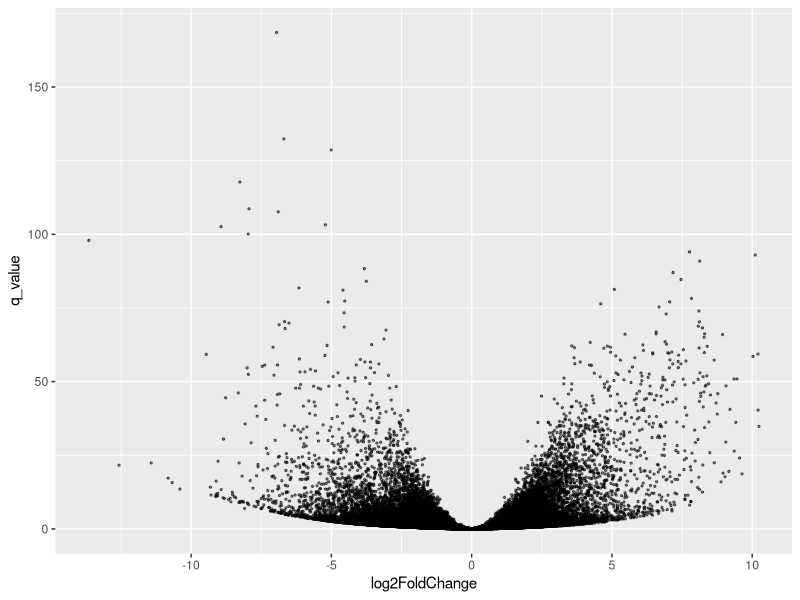
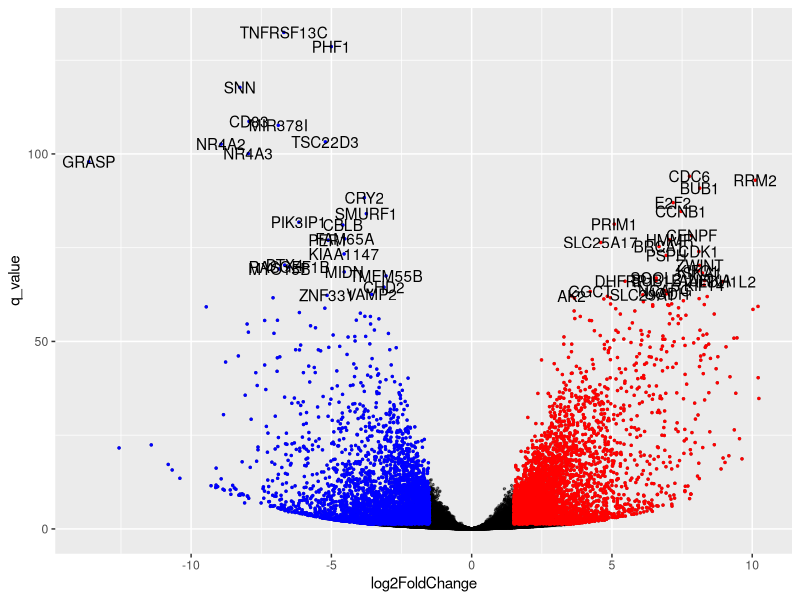
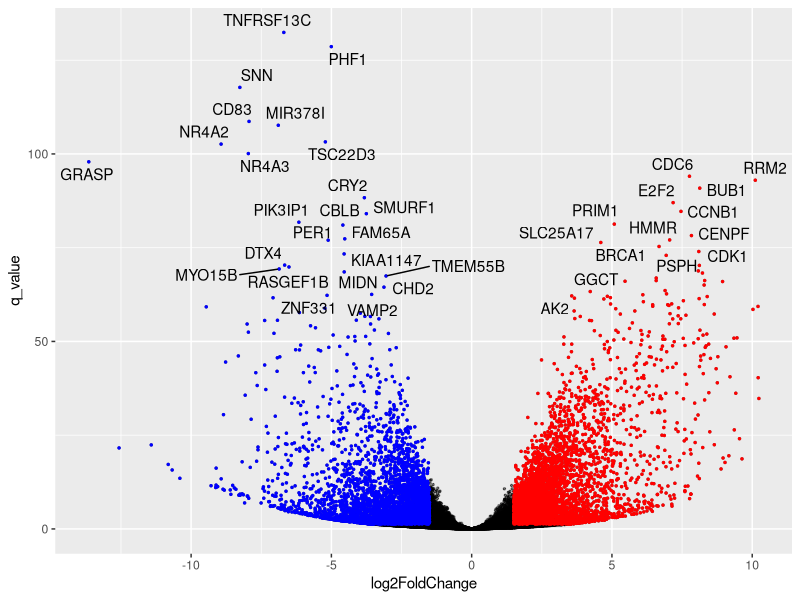
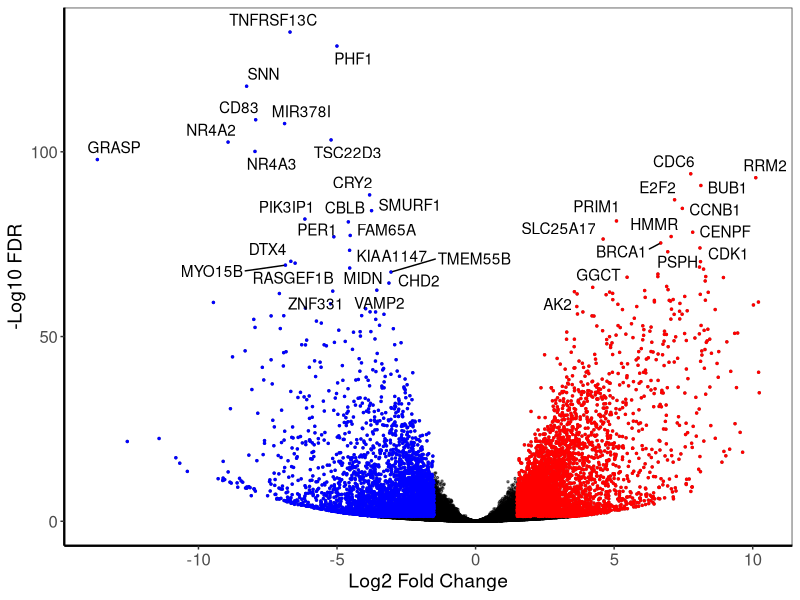
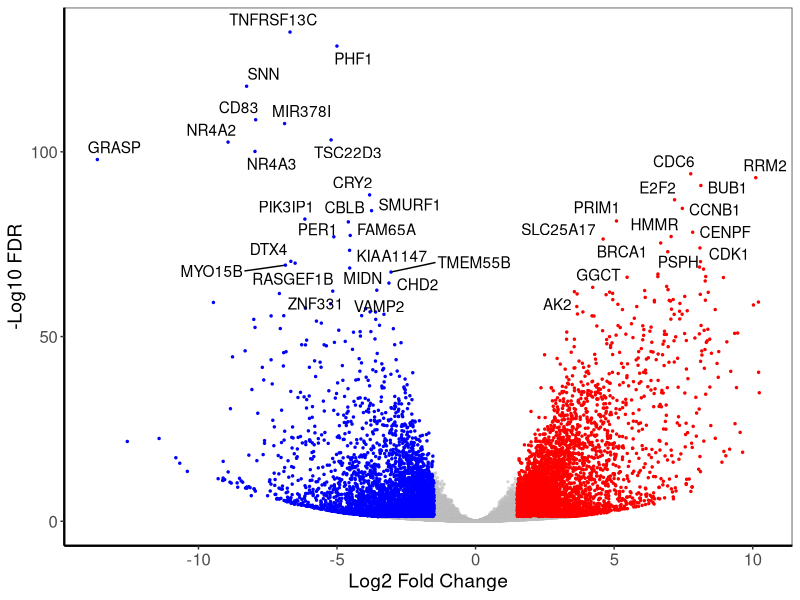

The R source for these figures, in order:
## ---- chunk 1
library(dplyr)
library(ggplot2)
library(ggrepel)
library(ggpubr)


data(diff_express)
diff_express -> dge_results

rm(diff_express)
## ---- chunk 2
head(dge_results)
dim(dge_results)
## ---- chunk 3
library(dplyr)
library(tibble)
dge_results <- 
  dge_results %>%                                 # take dge_results variable
  data.frame %>%                                  # convert to a data frame 
  tibble::rownames_to_column(var = 'ENSEMBL_id')  # create a new column with the row names
## ---- chunk 4
head(dge_results)   # look at the first 5 rows
## ---- chunk 5
dge_results$q_value <- log10(dge_results$padj) * -1  

# or 

dge_results <- mutate(dge_results, q_value = log10(padj)* -1)
## ---- chunk 6
library(ggplot2)

ggplot(data = dge_results,                       # stipulate data frame where data is 
       aes(x = log2FoldChange, y = q_value) ) +  # set the aeshetics for the plot 
  geom_point(size = 0.5, alpha = 0.5)            # add geoemetry to plotting framework
## ---- chunk 7
dge_results <- 
  dge_results %>% 
  mutate(significant_q = ifelse(q_value >= 1.30103, 1, 0 ))
## ---- chunk 8
dge_results %>% count(significant_q)
## ---- chunk 9
dge_results %>% 
  arrange(desc(q_value)) %>% 
  slice(1:50)
## ---- chunk 10
dge_results <- 
  dge_results %>% 
  filter(name != "") %>%  # remove the rows where the name is blank
  arrange(desc(q_value))
## ---- chunk 11
head(dge_results)
## ---- chunk 12
upregulated_genes <-
  dge_results %>% 
  filter(significant_q == 1) %>%   # filter rows with signiificant q values
  filter(log2FoldChange >= 1.5)    # filter rows with fold change above or equal to threshold

downregulated_genes <-
  dge_results %>% 
  filter(significant_q == 1) %>% 
  filter(log2FoldChange < -1.5)

dim(upregulated_genes)
dim(downregulated_genes)
## ---- chunk 13
top_50 <- 
  dge_results %>% 
  filter(significant_q == 1) %>% 
  arrange(desc(q_value)) %>% 
  slice(1:50)
## ---- chunk 14

ggplot(data = dge_results, 
       aes(x = log2FoldChange, y = q_value)
      ) + 
  geom_point(size = 0.5, alpha = 0.5) +   # this gives us the same as before
  geom_point(data = upregulated_genes, aes(x = log2FoldChange, y = q_value), 
             size = 0.5, colour = 'red') +   # re-draws the 
  geom_point(data = downregulated_genes, aes(x = log2FoldChange, y = q_value), 
             size = 0.5, colour = 'blue') +
  geom_text(data = top_50, aes(x = log2FoldChange, y = q_value, label = name) )
  
## ---- chunk 15
library(ggrepel) 
# if you don't have this package, install it with: install.packages("ggrepel")

ggplot(data = dge_results, 
       aes(x = log2FoldChange, y = q_value)
      ) + 
  geom_point(size = 0.5, alpha = 0.5) +   # this gives us the same as before
  geom_point(data = upregulated_genes, aes(x = log2FoldChange, y = q_value), 
             size = 0.5, colour = 'red') +  # re-draws data points from upregulated genes data frame, colroiing them red
  geom_point(data = downregulated_genes, aes(x = log2FoldChange, y = q_value), 
             size = 0.5, colour = 'blue') + # re-draws data points from downregulated genes data frame, colroiing them blue
  geom_text_repel(data = top_50, aes(x = log2FoldChange, y = q_value, label = name) ) # uses the name column from the top_50 data frame to add text labels to the plot
## ---- chunk 16

ggplot(data = dge_results, 
       aes(x = log2FoldChange, y = q_value)
      ) + 
  geom_point(size = 0.5, alpha = 0.5) +   # this gives us the same as before
  geom_point(data = upregulated_genes, aes(x = log2FoldChange, y = q_value), 
             size = 0.5, colour = 'red') +
  geom_point(data = downregulated_genes, aes(x = log2FoldChange, y = q_value), 
             size = 0.5, colour = 'blue') +
  geom_text_repel(data = top_50, aes(x = log2FoldChange, y = q_value, label = name) ) + 
  
  labs(x = "Log2 Fold Change", y = "-Log10 FDR") + # axis labels, takes text strings
  theme_bw() +          # removes the background and other bits, keeps the frame
  theme(panel.grid = element_blank(),     # removes all gridlines
        axis.line = element_line(size = 0.8), # makes the axis line bolder
        axis.text = element_text(size = 12),   # increase font size of the axis markers
        axis.title = element_text(size  = 14))  # increase font size of the axis labels
  
## ---- chunk 17
ggplot(data = dge_results, 
       aes(x = log2FoldChange, y = q_value)
      ) + 
  geom_point(size = 0.5, alpha = 0.5, colour = 'grey') +
  geom_point(data = upregulated_genes, aes(x = log2FoldChange, y = q_value), 
             size = 0.5, colour = 'red') +
  geom_point(data = downregulated_genes, aes(x = log2FoldChange, y = q_value), 
             size = 0.5, colour = 'blue') +
  geom_text_repel(data = top_50, aes(x = log2FoldChange, y = q_value, label = name) ) + 
  
  labs(x = "Log2 Fold Change", y = "-Log10 FDR") + # axis labels, takes text strings
  theme_bw() +          # removes the background and other bits, keeps the frame
  theme(panel.grid = element_blank(),     # removes all gridlines
        axis.line = element_line(size = 0.8), # makes the axis line bolder
        axis.text = element_text(size = 12),   # increase font size of the axis markers
        axis.title = element_text(size  = 14))
